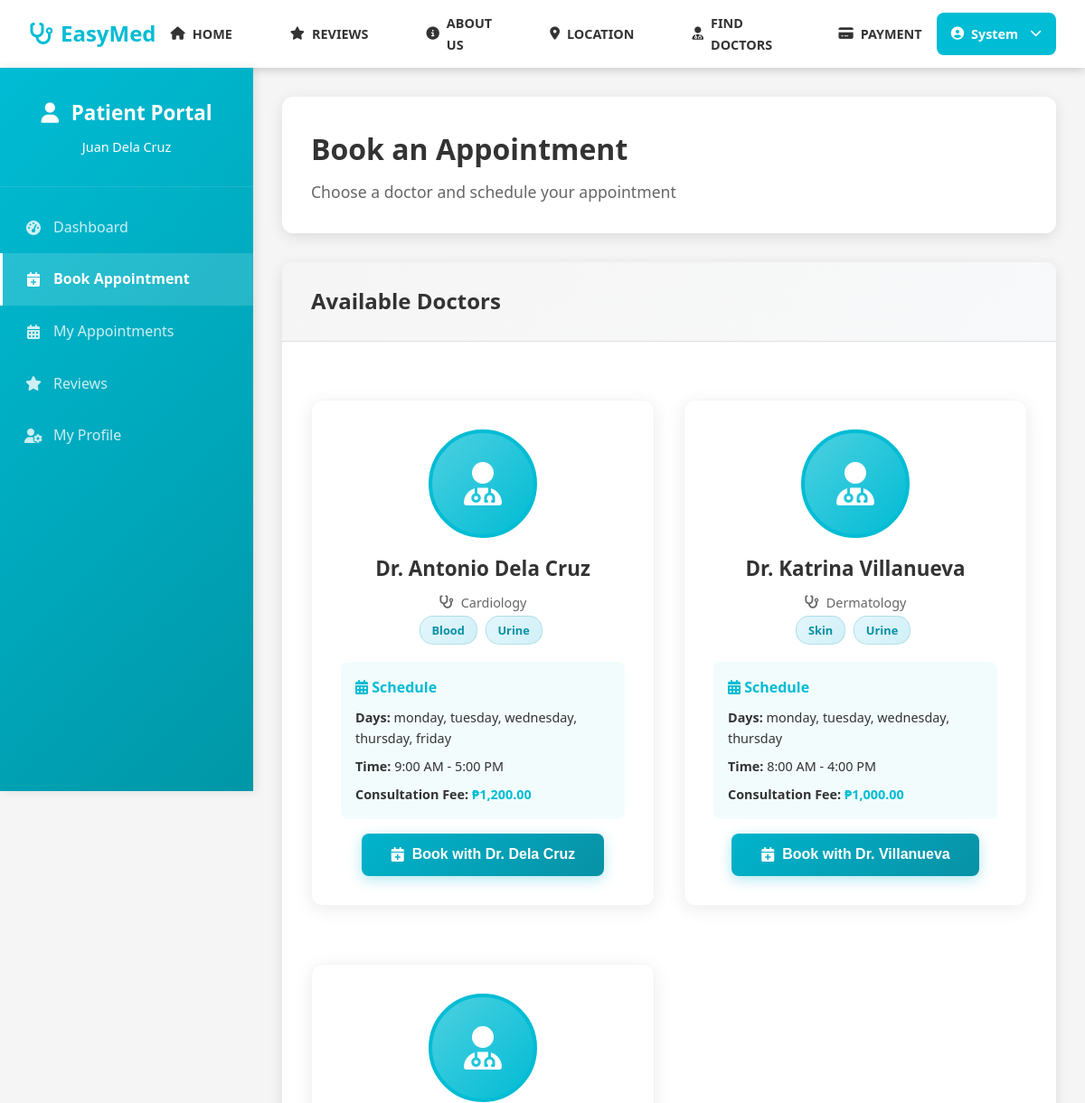
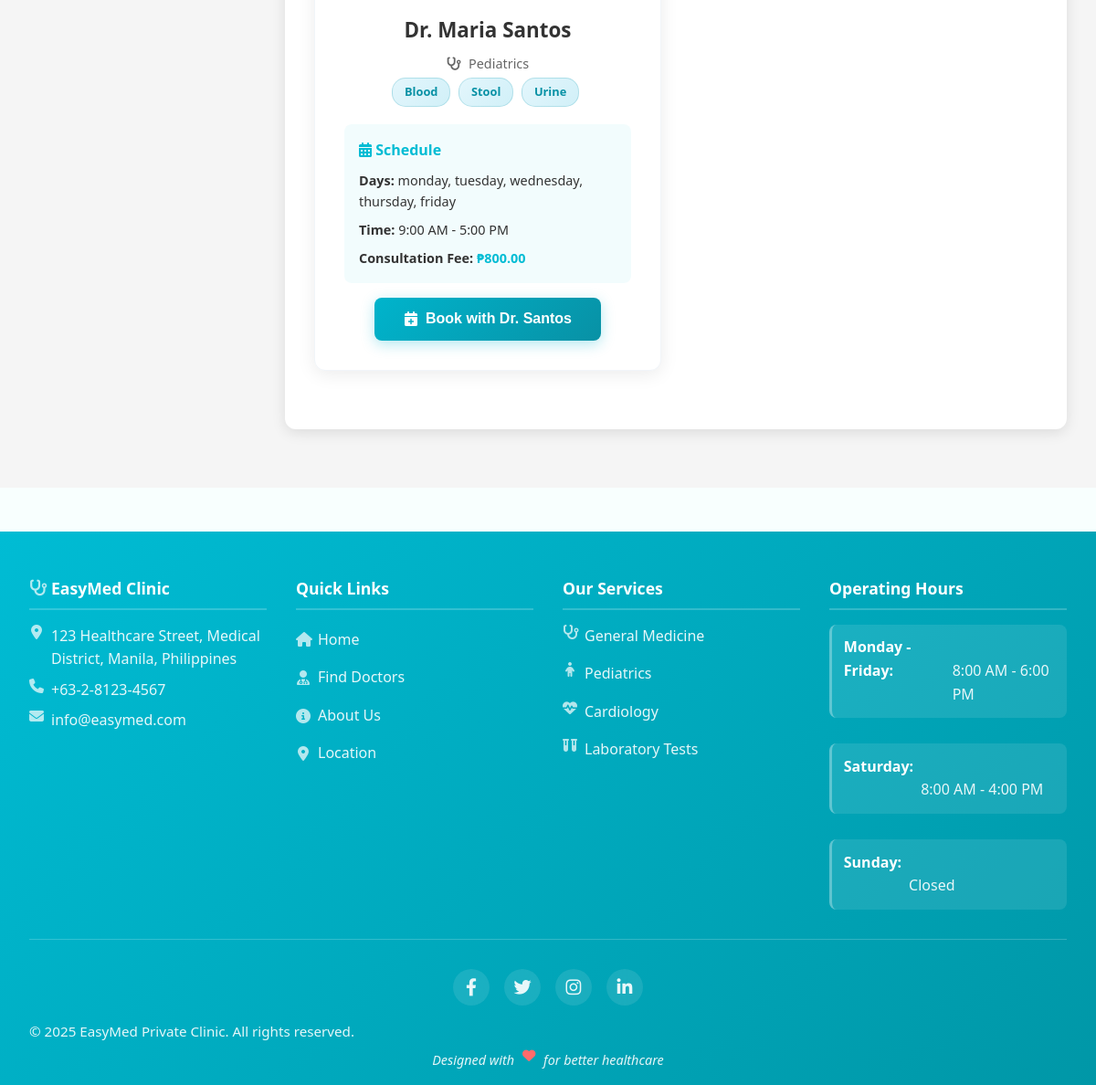
The page /patient/book-appointment.php (signed in) on the database its author committed (2 pictures, top to bottom).
### tables this page shows
CREATE TABLE doctors (
                    id INTEGER PRIMARY KEY AUTOINCREMENT,
                    user_id INTEGER,
                    specialty VARCHAR(100),
                    license_number VARCHAR(50),
                    phone VARCHAR(20),
                    experience_years INTEGER DEFAULT 0,
                    consultation_fee DECIMAL(10,2) DEFAULT 0.00,
                    schedule_days TEXT,
                    schedule_time_start TIME,
                    schedule_time_end TIME,
                    biography TEXT,
                    is_available INTEGER DEFAULT 1,
                    status VARCHAR(20) DEFAULT 'active' CHECK (status IN ('active', 'inactive')),
                    created_at DATETIME DEFAULT CURRENT_TIMESTAMP,
                    FOREIGN KEY (user_id) REFERENCES users(id)
                );

CREATE TABLE users (
                    id INTEGER PRIMARY KEY AUTOINCREMENT,
                    username VARCHAR(50) UNIQUE NOT NULL,
                    email VARCHAR(100) UNIQUE NOT NULL,
                    password VARCHAR(255) NOT NULL,
                    first_name VARCHAR(50),
                    last_name VARCHAR(50),
                    profile_image VARCHAR(255),
                    role VARCHAR(20) DEFAULT 'patient' CHECK (role IN ('admin', 'doctor', 'patient')),
                    is_active INTEGER DEFAULT 1,
                    status VARCHAR(20) DEFAULT 'pending' CHECK (status IN ('active', 'inactive', 'pending')),
                    created_at DATETIME DEFAULT CURRENT_TIMESTAMP,
                    updated_at DATETIME DEFAULT CURRENT_TIMESTAMP
                , email_verified INTEGER DEFAULT 0, phone TEXT, date_of_birth TEXT, gender TEXT, address TEXT);

### includes/database.php (called while the page is built, shortened)
<?php
class Database {
    private $connection;
    private static $instance = null;
    public static function getInstance() {
        if (self::$instance === null) {
            self::$instance = new self();
        }
        return self::$instance;
    }
    private function connect() {
        try {
            if (DB_TYPE === 'sqlite') {
                $this->connection = new PDO(
                    "sqlite:" . SQLITE_PATH,
                    null,
                    null,
                    array(
                        PDO::ATTR_ERRMODE => PDO::ERRMODE_EXCEPTION,
                        PDO::ATTR_DEFAULT_FETCH_MODE => PDO::FETCH_ASSOC
                    )
                );
                $this->connection->exec('PRAGMA foreign_keys = ON');
            }
        } catch (PDOException $e) {
            die("Database connection failed: " . $e->getMessage());
        }
    }
    public function query($sql, $params = array()) {
        try {
            $stmt = $this->connection->prepare($sql);
            $stmt->execute($params);
            return $stmt;
        } catch (PDOException $e) {
            error_log("Database query error: " . $e->getMessage());
            throw $e;
        }
    }
    public function fetchAll($sql, $params = array()) {
        $stmt = $this->query($sql, $params);
        return $stmt->fetchAll();
    }
}
?>

### includes/functions.php (called while the page is built, shortened)
<?php
require_once 'database.php';
function formatTime($time, $format = 'g:i A') {
    return date($format, strtotime($time));
}
?>

### patient/book-appointment.php (the view, shortened to what this page needs)
<?php
require_once '../includes/functions.php';
require_once '../includes/header.php';
?>
<div class="patient-container">
	<div class="patient-sidebar">
		<div class="sidebar-header">
			<h3><i class="fas fa-user"></i> Patient Portal</h3>
			<p style="margin: 0.5rem 0 0 0; color: #ffffffff; font-size: 0.9rem; font-weight: 500;">
				<?php echo htmlspecialchars(($_SESSION['first_name'] ?? '') . ' ' . ($_SESSION['last_name'] ?? '')); ?>
			</p>
		</div>
		<nav class="sidebar-nav">
			<a href="dashboard_patients.php" class="nav-item">
				<i class="fas fa-tachometer-alt"></i> Dashboard
			</a>
			<a href="book-appointment.php" class="nav-item active">
				<i class="fas fa-calendar-plus"></i> Book Appointment
			</a>
			<a href="appointments.php" class="nav-item">
				<i class="fas fa-calendar-alt"></i> My Appointments
			</a>
            <a href="reviews.php" class="nav-item">
                <i class="fas fa-star"></i> Reviews
            </a>
			<a href="profile.php" class="nav-item">
				<i class="fas fa-user-cog"></i> My Profile
			</a>
		</nav>
	</div>
	<div class="patient-content">
		<div class="content-header">
			<h1>Book an Appointment</h1>
			<p>Choose a doctor and schedule your appointment</p>
		</div>
		<div class="content-section">
			<div class="section-header">
				<h2>Available Doctors</h2>
			</div>
			<div class="section-content">
				<?php
				$db = Database::getInstance();
				$doctors = $db->fetchAll("
					SELECT u.id as user_id, u.first_name, u.last_name, u.profile_image,
						   d.id as doctor_id, d.specialty, d.schedule_days, d.schedule_time_start, d.schedule_time_end,
						   d.consultation_fee, d.biography
					FROM users u
					JOIN doctors d ON u.id = d.user_id
					WHERE u.role = 'doctor' AND u.is_active = 1 AND d.is_available = 1
					ORDER BY u.first_name
				");
				?>
				<div class="doctors-grid">
					<?php if (!empty($doctors)): ?>
						<?php foreach ($doctors as $doctor): ?>
							<div class="card doctor-card" style="margin-bottom: 2rem;">
								<div class="doctor-image-container" style="text-align: center; margin-bottom: 1rem;">
									<?php if (!empty($doctor['profile_image']) && file_exists('../assets/images/' . $doctor['profile_image'])): ?>
										<img src="<?php echo SITE_URL; ?>/assets/images/<?php echo htmlspecialchars($doctor['profile_image']); ?>"
											 alt="Dr. <?php echo htmlspecialchars($doctor['first_name'] . ' ' . $doctor['last_name']); ?>"
											 class="doctor-image">
									<?php else: ?>
										<div class="doctor-image" style="background: linear-gradient(135deg, var(--light-cyan), var(--primary-cyan)); display: flex; align-items: center; justify-content: center;">
											<i class="fas fa-user-md" style="font-size: 3rem; color: white;"></i>
										</div>
									<?php endif; ?>
								</div>
								<div class="doctor-info">
									<h3 class="doctor-name">
										Dr. <?php echo htmlspecialchars($doctor['first_name'] . ' ' . $doctor['last_name']); ?>
									</h3>
									<p class="doctor-specialty">
										<i class="fas fa-stethoscope"></i>
										<?php echo htmlspecialchars($doctor['specialty']); ?>
									</p>
									<?php
									$doctor_offers = $db->fetchAll("
										SELECT lo.title
										FROM lab_offers lo
										JOIN lab_offer_doctors lod ON lo.id = lod.lab_offer_id
										WHERE lod.doctor_id = ? AND lo.is_active = 1
										ORDER BY lo.title
									", [$doctor['doctor_id']]);
									if (!empty($doctor_offers)): ?>
										<div class="doctor-offers" style="margin-bottom: 1rem;">
											<?php foreach ($doctor_offers as $offer): ?>
												<span class="offer-badge" style="
													display: inline-block;
													background: linear-gradient(135deg, #e3f6fc, #d1f0f8);
													color: #0891a5;
													padding: 0.3rem 0.8rem;
													border-radius: 15px;
													font-size: 0.8rem;
													font-weight: 600;
													margin: 0.2rem 0.3rem 0.2rem 0;
													border: 1px solid rgba(8, 145, 165, 0.2);
												">
													<?php echo htmlspecialchars($offer['title']); ?>
												</span>
											<?php endforeach; ?>
										</div>
									<?php endif; ?>
									<div class="doctor-schedule">
										<h4 style="color: var(--primary-cyan); margin-bottom: 0.5rem; font-size: 1rem;">
											<i class="fas fa-calendar-alt"></i> Schedule
										</h4>
										<div class="schedule-item">
											<strong>Days:</strong>
											<?php
											$days = explode(',', $doctor['schedule_days']);
											echo htmlspecialchars(implode(', ', $days));
											?>
										</div>
										<div class="schedule-item">
											<strong>Time:</strong>
											<?php echo formatTime($doctor['schedule_time_start']) . ' - ' . formatTime($doctor['schedule_time_end']); ?>
										</div>
										<div class="schedule-item">
											<strong>Consultation Fee:</strong>
											<span style="color: var(--primary-cyan); font-weight: bold;">
												₱<?php echo number_format($doctor['consultation_fee'], 2); ?>
											</span>
										</div>
									</div>
									<div style="margin-top: 1rem; text-align: center;">
										<?php
										$doctor_lab_offers = $db->fetchAll("
											SELECT lo.title
											FROM lab_offers lo
											JOIN lab_offer_doctors lod ON lo.id = lod.lab_offer_id
											WHERE lod.doctor_id = ? AND lo.is_active = 1
											ORDER BY lo.title
										", [$doctor['doctor_id']]);
										$doctor['lab_offers'] = array_column($doctor_lab_offers, 'title');
										?>
										<button class="btn btn-primary btn-sm"
											onclick="openAppointmentModal(this)"
											data-doctor='<?php echo json_encode($doctor, JSON_HEX_APOS | JSON_HEX_QUOT); ?>'>
											<i class="fas fa-calendar-plus"></i> Book with Dr. <?php echo htmlspecialchars($doctor['last_name']); ?>
										</button>
									</div>
								</div>
							</div>
						<?php endforeach; ?>
					<?php endif; ?>
				</div>
			</div>
		</div>
	</div>
</div>
<?php require_once '../includes/footer.php'; ?>

### assets/css/style.css (style rules this page uses)
:root { --primary-cyan: #00bcd4; --light-cyan: #4dd0e1; --dark-cyan: #0097a7; --white: #ffffff; --light-gray: #f5f5f5; --medium-gray: #e0e0e0; --dark-gray: #757575; --text-dark: #333333; --text-light: #666666; --success: #4caf50; --warning: #ff9800; --error: #f44336; --shadow: rgba(0, 188, 212, 0.1); }
* { margin: 0; padding: 0; box-sizing: border-box; }
body { font-family: 'Segoe UI', Tahoma, Geneva, Verdana, sans-serif; line-height: 1.6; color: var(--text-dark); background-color: #f8fffe; }
.btn { padding: 0.75rem 1.5rem; border: none; border-radius: 8px; cursor: pointer; font-size: 0.9rem; font-weight: 600; text-decoration: none; display: inline-flex; align-items: center; gap: 0.5rem; transition: all 0.3s ease; text-align: center; justify-content: center; }
.btn-primary { background: linear-gradient(135deg, var(--primary-cyan), var(--dark-cyan)); color: var(--white); box-shadow: 0 4px 15px rgba(0, 188, 212, 0.3); }
.card { background: var(--white); border-radius: 12px; padding: 2rem; box-shadow: 0 4px 20px rgba(0,0,0,0.08); transition: all 0.3s ease; border: 1px solid #f1f5f9; }
.doctors-grid { display: grid; grid-template-columns: repeat(auto-fit, minmax(350px, 1fr)); gap: 2rem; margin-top: 2rem; }
.doctor-card { text-align: center; position: relative; overflow: hidden; }
.doctor-image { width: 120px; height: 120px; border-radius: 50%; object-fit: cover; border: 4px solid var(--primary-cyan); margin: 0 auto; }
.doctor-name { font-size: 1.4rem; font-weight: 600; color: var(--text-dark); margin: 1rem 0 0.5rem; }
.doctor-specialty { color: var(--primary-cyan); font-weight: 500; margin-bottom: 1rem; display: flex; align-items: center; justify-content: center; gap: 0.5rem; }
.doctor-schedule { background: rgba(0, 188, 212, 0.05); border-radius: 8px; padding: 1rem; margin: 1rem 0; text-align: left; }
.schedule-item { margin-bottom: 0.5rem; font-size: 0.9rem; color: var(--text-dark); }
.schedule-item:last-child { margin-bottom: 0; }
.btn-sm { padding: 0.5rem 1rem; font-size: 0.85rem; }

### assets/css/components/header.css (style rules this page uses)
:root { --primary-cyan: #00bcd4; --light-cyan: #4dd0e1; --dark-cyan: #0097a7; --white: #ffffff; --light-gray: #f5f5f5; --medium-gray: #e0e0e0; --dark-gray: #757575; --text-dark: #333333; --text-light: #666666; --success: #4caf50; --warning: #ff9800; --error: #f44336; --shadow: rgba(0, 188, 212, 0.1); }

### assets/css/components/footer.css (style rules this page uses)
:root { --primary-cyan: #00bcd4; --light-cyan: #4dd0e1; --dark-cyan: #0097a7; --white: #ffffff; --light-gray: #f5f5f5; --medium-gray: #e0e0e0; --dark-gray: #757575; --text-dark: #333333; --text-light: #666666; --success: #4caf50; --warning: #ff9800; --error: #f44336; --shadow: rgba(0, 188, 212, 0.1); --border-color: #e2e8f0; --bg-light: #f8fafc; }

### assets/css/patient/dashboard-patient.css (style rules this page uses)
:root { --primary-cyan: #00bcd4; --light-cyan: #4dd0e1; --dark-cyan: #0097a7; --white: #ffffff; --light-gray: #f5f5f5; --medium-gray: #e0e0e0; --dark-gray: #757575; --text-dark: #333333; --text-light: #666666; --success: #4caf50; --warning: #ff9800; --error: #f44336; --shadow: rgba(0, 188, 212, 0.1); }

### patient/book-appointment.php (style rules this page uses)
.btn.btn-primary { background: linear-gradient(135deg, #00b4cc 0%, #0891a5 100%); border: none; padding: 0.9rem 2rem; border-radius: 8px; font-weight: 600; font-size: 1rem; color: white; cursor: pointer; transition: all 0.2s ease; box-shadow: 0 4px 15px rgba(0, 180, 204, 0.3); }

### rows shown on the page
doctors: user.last_name "Antonio Dela Cruz", specialty "Cardiology", title "Blood", title "Urine", schedule_days "monday, tuesday, wednesday, thursday, friday", schedule_time_start "9:00 AM", schedule_time_end "5:00 PM", consultation_fee "1,200.00", user.last_name "Dela Cruz"
doctors: user.last_name "Katrina Villanueva", specialty "Dermatology", title "Skin", title "Urine", schedule_days "monday, tuesday, wednesday, thursday", schedule_time_start "8:00 AM", schedule_time_end "4:00 PM", consultation_fee "1,000.00", user.last_name "Villanueva"
doctors: user.last_name "Maria Santos", specialty "Pediatrics", title "Blood", title "Stool", title "Urine", schedule_days "monday, tuesday, wednesday, thursday, friday", schedule_time_start "9:00 AM", schedule_time_end "5:00 PM", consultation_fee "800.00", user.last_name "Santos"

### other values the page prints
getClinicSetting('clinic_phone', '+63-2-8123-4567') "+63-2-8123-4567"
getClinicSetting('clinic_email', 'info@easymed.com') "info@easymed.com"
